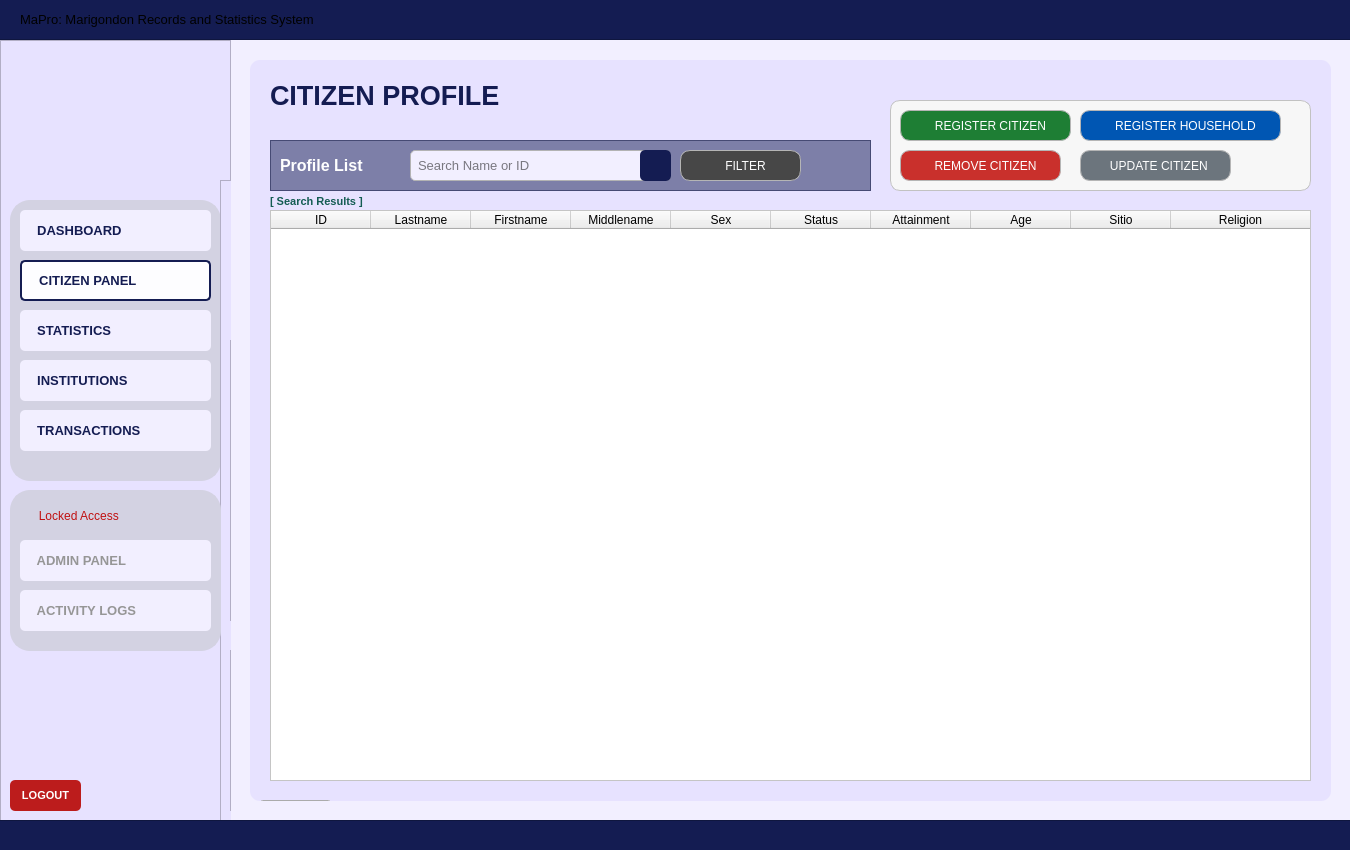
<?xml version="1.0" encoding="UTF-8"?>
<ui version="4.0">
 <class>User_dashboardWidget</class>
 <widget class="QWidget" name="User_dashboardWidget">
  <property name="geometry">
   <rect>
    <x>0</x>
    <y>0</y>
    <width>1350</width>
    <height>850</height>
   </rect>
  </property>
  <property name="sizePolicy">
   <sizepolicy hsizetype="Fixed" vsizetype="Fixed">
    <horstretch>0</horstretch>
    <verstretch>0</verstretch>
   </sizepolicy>
  </property>
  <property name="maximumSize">
   <size>
    <width>1350</width>
    <height>850</height>
   </size>
  </property>
  <property name="windowTitle">
   <string>Form</string>
  </property>
  <property name="styleSheet">
   <string notr="true">#User_dashboardWidget{
	background-color: #f2efff;
}</string>
  </property>
  <widget class="QFrame" name="baseNavFrame">
   <property name="geometry">
    <rect>
     <x>0</x>
     <y>40</y>
     <width>231</width>
     <height>781</height>
    </rect>
   </property>
   <property name="styleSheet">
    <string notr="true">#baseNavFrame {
	background-color: #e7e2ff;
}</string>
   </property>
   <property name="frameShape">
    <enum>QFrame::Shape::StyledPanel</enum>
   </property>
   <property name="frameShadow">
    <enum>QFrame::Shadow::Raised</enum>
   </property>
   <widget class="QFrame" name="baseNavFramesub1">
    <property name="geometry">
     <rect>
      <x>10</x>
      <y>160</y>
      <width>211</width>
      <height>281</height>
     </rect>
    </property>
    <property name="autoFillBackground">
     <bool>false</bool>
    </property>
    <property name="styleSheet">
     <string notr="true">#baseNavFramesub1{
	background-color: #d3d2e2;
	border-radius: 20px;
	border: 2px solid #d3d2e2;
	opacity: 0.1;
}</string>
    </property>
    <property name="frameShape">
     <enum>QFrame::Shape::StyledPanel</enum>
    </property>
    <property name="frameShadow">
     <enum>QFrame::Shadow::Raised</enum>
    </property>
    <widget class="QPushButton" name="nav_buttonDashboard">
     <property name="geometry">
      <rect>
       <x>10</x>
       <y>10</y>
       <width>191</width>
       <height>41</height>
      </rect>
     </property>
     <property name="font">
      <font>
       <family>Arial</family>
       <pointsize>10</pointsize>
       <bold>true</bold>
      </font>
     </property>
     <property name="cursor">
      <cursorShape>PointingHandCursor</cursorShape>
     </property>
     <property name="layoutDirection">
      <enum>Qt::LayoutDirection::LeftToRight</enum>
     </property>
     <property name="styleSheet">
      <string notr="true">#nav_buttonDashboard {
    background-color: #f2efff;
    color: #141c52;
    border-radius: 5px;
	text-align: left;
	padding: 10px;
}
#nav_buttonDashboard:hover {
    background-color: #fdfdff; /* Slightly lighter blue when hovered */
}
#nav_buttonDashboard:pressed {
    background-color: #e7e5f4; /* Darker blue when clicked */
}</string>
     </property>
     <property name="text">
      <string>  DASHBOARD</string>
     </property>
     <property name="icon">
      <iconset>
       <normaloff>../../Assets/Icons/icon_dashboard.svg</normaloff>../../Assets/Icons/icon_dashboard.svg</iconset>
     </property>
     <property name="iconSize">
      <size>
       <width>30</width>
       <height>30</height>
      </size>
     </property>
    </widget>
    <widget class="QPushButton" name="nav_buttonCitizenProfiles">
     <property name="geometry">
      <rect>
       <x>10</x>
       <y>60</y>
       <width>191</width>
       <height>41</height>
      </rect>
     </property>
     <property name="font">
      <font>
       <family>Arial</family>
       <pointsize>10</pointsize>
       <bold>true</bold>
      </font>
     </property>
     <property name="cursor">
      <cursorShape>PointingHandCursor</cursorShape>
     </property>
     <property name="styleSheet">
      <string notr="true">#nav_buttonCitizenProfiles {
    background-color: #fdfdff;
    color: #141c52;
    border-radius: 5px;
	border: 2px solid #141c52; 
	text-align: left;;
    padding: 10px; /* Optional: Adjusts spacing inside the button */
}
</string>
     </property>
     <property name="text">
      <string>  CITIZEN PANEL</string>
     </property>
     <property name="icon">
      <iconset>
       <normaloff>../../Assets/Icons/icon_citizenprofiles.svg</normaloff>../../Assets/Icons/icon_citizenprofiles.svg</iconset>
     </property>
     <property name="iconSize">
      <size>
       <width>30</width>
       <height>30</height>
      </size>
     </property>
    </widget>
    <widget class="QPushButton" name="nav_buttonStatistics">
     <property name="geometry">
      <rect>
       <x>10</x>
       <y>110</y>
       <width>191</width>
       <height>41</height>
      </rect>
     </property>
     <property name="font">
      <font>
       <family>Arial</family>
       <pointsize>10</pointsize>
       <bold>true</bold>
      </font>
     </property>
     <property name="cursor">
      <cursorShape>PointingHandCursor</cursorShape>
     </property>
     <property name="styleSheet">
      <string notr="true">#nav_buttonStatistics {
    background-color: #f2efff;
    color: #141c52;
    border-radius: 5px;
	text-align: left;
    padding: 10px; /* Optional: Adjusts spacing inside the button */
}
#nav_buttonStatistics:hover {
    background-color: #fdfdff; /* Slightly lighter blue when hovered */
}
#nav_buttonStatistics:pressed {
    background-color: #e7e5f4; /* Darker blue when clicked */
}</string>
     </property>
     <property name="text">
      <string>  STATISTICS</string>
     </property>
     <property name="icon">
      <iconset>
       <normaloff>../../Assets/Icons/icon_statistics.svg</normaloff>../../Assets/Icons/icon_statistics.svg</iconset>
     </property>
     <property name="iconSize">
      <size>
       <width>30</width>
       <height>30</height>
      </size>
     </property>
    </widget>
    <widget class="QPushButton" name="nav_buttonTransactions">
     <property name="geometry">
      <rect>
       <x>10</x>
       <y>210</y>
       <width>191</width>
       <height>41</height>
      </rect>
     </property>
     <property name="font">
      <font>
       <family>Arial</family>
       <pointsize>10</pointsize>
       <bold>true</bold>
      </font>
     </property>
     <property name="cursor">
      <cursorShape>PointingHandCursor</cursorShape>
     </property>
     <property name="styleSheet">
      <string notr="true">#nav_buttonTransactions {
    background-color: #f2efff;
    color: #141c52;
    border-radius: 5px;
	text-align: left;
    padding: 10px; /* Optional: Adjusts spacing inside the button */
}
#nav_buttonTransactions:hover {
    background-color: #fdfdff; /* Slightly lighter blue when hovered */
}
#nav_buttonTransactions:pressed {
    background-color: #e7e5f4; /* Darker blue when clicked */
}</string>
     </property>
     <property name="text">
      <string>  TRANSACTIONS</string>
     </property>
     <property name="icon">
      <iconset>
       <normaloff>../../Assets/Icons/icon_schedule.svg</normaloff>../../Assets/Icons/icon_schedule.svg</iconset>
     </property>
     <property name="iconSize">
      <size>
       <width>30</width>
       <height>30</height>
      </size>
     </property>
    </widget>
    <widget class="QPushButton" name="nav_buttonInstitutions">
     <property name="geometry">
      <rect>
       <x>10</x>
       <y>160</y>
       <width>191</width>
       <height>41</height>
      </rect>
     </property>
     <property name="font">
      <font>
       <family>Arial</family>
       <pointsize>10</pointsize>
       <bold>true</bold>
      </font>
     </property>
     <property name="cursor">
      <cursorShape>PointingHandCursor</cursorShape>
     </property>
     <property name="styleSheet">
      <string notr="true">#nav_buttonInstitutions {
    background-color: #f2efff;
    color: #141c52;
    border-radius: 5px;
	text-align: left;
    padding: 10px; /* Optional: Adjusts spacing inside the button */
}
#nav_buttonInstitutions:hover {
    background-color: #fdfdff; /* Slightly lighter blue when hovered */
}
#nav_buttonInstitutions:pressed {
    background-color: #e7e5f4; /* Darker blue when clicked */
}</string>
     </property>
     <property name="text">
      <string>  INSTITUTIONS</string>
     </property>
     <property name="icon">
      <iconset>
       <normaloff>../../Assets/Icons/icon_business.svg</normaloff>../../Assets/Icons/icon_business.svg</iconset>
     </property>
     <property name="iconSize">
      <size>
       <width>30</width>
       <height>30</height>
      </size>
     </property>
    </widget>
   </widget>
   <widget class="QLabel" name="nav_imageLogo">
    <property name="geometry">
     <rect>
      <x>70</x>
      <y>30</y>
      <width>91</width>
      <height>91</height>
     </rect>
    </property>
    <property name="font">
     <font>
      <family>Arial</family>
      <pointsize>18</pointsize>
      <bold>true</bold>
     </font>
    </property>
    <property name="styleSheet">
     <string notr="true">#nav_imageLogo{	
	background-color: transparent;
	color: #ffffff;
}
</string>
    </property>
    <property name="text">
     <string/>
    </property>
    <property name="pixmap">
     <pixmap>../../Assets/Images/logo_brgyClear.png</pixmap>
    </property>
    <property name="scaledContents">
     <bool>true</bool>
    </property>
   </widget>
   <widget class="QPushButton" name="logout_buttonLogout">
    <property name="geometry">
     <rect>
      <x>10</x>
      <y>740</y>
      <width>71</width>
      <height>31</height>
     </rect>
    </property>
    <property name="font">
     <font>
      <family>Arial</family>
      <pointsize>8</pointsize>
      <bold>true</bold>
     </font>
    </property>
    <property name="cursor">
     <cursorShape>PointingHandCursor</cursorShape>
    </property>
    <property name="styleSheet">
     <string notr="true">#logout_buttonLogout {
    background-color: #bc1c1c;
    color: white;
    border-radius: 5px;
    padding: 10px; /* Optional: Adjusts spacing inside the button */
}
#logout_buttonLogout:hover {
    background-color: #d82020; /* Slightly lighter blue when hovered */
}
#logout_buttonLogout:pressed {
    background-color: #8c1515; /* Darker blue when clicked */
}</string>
    </property>
    <property name="text">
     <string>LOGOUT</string>
    </property>
   </widget>
   <widget class="QFrame" name="baseNavFrame_2">
    <property name="geometry">
     <rect>
      <x>220</x>
      <y>140</y>
      <width>231</width>
      <height>781</height>
     </rect>
    </property>
    <property name="styleSheet">
     <string notr="true">background-color: #e7e2ff;</string>
    </property>
    <property name="frameShape">
     <enum>QFrame::Shape::StyledPanel</enum>
    </property>
    <property name="frameShadow">
     <enum>QFrame::Shadow::Raised</enum>
    </property>
    <widget class="QFrame" name="baseNavFramesub1_2">
     <property name="geometry">
      <rect>
       <x>10</x>
       <y>160</y>
       <width>211</width>
       <height>281</height>
      </rect>
     </property>
     <property name="autoFillBackground">
      <bool>false</bool>
     </property>
     <property name="styleSheet">
      <string notr="true">#baseNavFramesub1{
	background-color: #d3d2e2;
	border-radius: 20px;
	border: 2px solid #d3d2e2;
	opacity: 0.1;
}</string>
     </property>
     <property name="frameShape">
      <enum>QFrame::Shape::StyledPanel</enum>
     </property>
     <property name="frameShadow">
      <enum>QFrame::Shadow::Raised</enum>
     </property>
    </widget>
    <widget class="QFrame" name="baseNavFramesub2_2">
     <property name="geometry">
      <rect>
       <x>10</x>
       <y>470</y>
       <width>211</width>
       <height>161</height>
      </rect>
     </property>
     <property name="autoFillBackground">
      <bool>false</bool>
     </property>
     <property name="styleSheet">
      <string notr="true">#baseNavFramesub2{
	background-color: #d3d2e2;
	border-radius: 20px;
	border: 2px solid #d3d2e2;
	opacity: 0.1;
}</string>
     </property>
     <property name="frameShape">
      <enum>QFrame::Shape::StyledPanel</enum>
     </property>
     <property name="frameShadow">
      <enum>QFrame::Shadow::Raised</enum>
     </property>
    </widget>
    <widget class="QLabel" name="login_imageLogo_2">
     <property name="geometry">
      <rect>
       <x>70</x>
       <y>30</y>
       <width>91</width>
       <height>91</height>
      </rect>
     </property>
     <property name="font">
      <font>
       <family>Arial</family>
       <pointsize>18</pointsize>
       <bold>true</bold>
      </font>
     </property>
     <property name="styleSheet">
      <string notr="true">#login_imageLogo{	
	background-color: transparent;
	color: #ffffff;
}
</string>
     </property>
     <property name="text">
      <string/>
     </property>
     <property name="pixmap">
      <pixmap>../Assets/logo_brgyClear.png</pixmap>
     </property>
     <property name="scaledContents">
      <bool>true</bool>
     </property>
    </widget>
    <widget class="QPushButton" name="logout_buttonLogout_2">
     <property name="geometry">
      <rect>
       <x>10</x>
       <y>740</y>
       <width>71</width>
       <height>31</height>
      </rect>
     </property>
     <property name="font">
      <font>
       <family>Arial</family>
       <pointsize>8</pointsize>
       <bold>true</bold>
      </font>
     </property>
     <property name="cursor">
      <cursorShape>PointingHandCursor</cursorShape>
     </property>
     <property name="styleSheet">
      <string notr="true">#logout_buttonLogout {
    background-color: #bc1c1c;
    color: white;
    border-radius: 5px;
    padding: 10px; /* Optional: Adjusts spacing inside the button */
}
#logout_buttonLogout:hover {
    background-color: #d82020; /* Slightly lighter blue when hovered */
}
#logout_buttonLogout:pressed {
    background-color: #8c1515; /* Darker blue when clicked */
}</string>
     </property>
     <property name="text">
      <string>LOGOUT</string>
     </property>
    </widget>
   </widget>
   <widget class="QFrame" name="baseNavFramesub2">
    <property name="geometry">
     <rect>
      <x>10</x>
      <y>450</y>
      <width>211</width>
      <height>161</height>
     </rect>
    </property>
    <property name="autoFillBackground">
     <bool>false</bool>
    </property>
    <property name="styleSheet">
     <string notr="true">#baseNavFramesub2{
	background-color: #d3d2e2;
	border-radius: 20px;
	border: 2px solid #d3d2e2;
	opacity: 0.1;
}</string>
    </property>
    <property name="frameShape">
     <enum>QFrame::Shape::StyledPanel</enum>
    </property>
    <property name="frameShadow">
     <enum>QFrame::Shadow::Raised</enum>
    </property>
    <widget class="QPushButton" name="nav_buttonAdminPanel">
     <property name="geometry">
      <rect>
       <x>10</x>
       <y>50</y>
       <width>191</width>
       <height>41</height>
      </rect>
     </property>
     <property name="font">
      <font>
       <family>Arial</family>
       <pointsize>10</pointsize>
       <bold>true</bold>
      </font>
     </property>
     <property name="cursor">
      <cursorShape>ForbiddenCursor</cursorShape>
     </property>
     <property name="styleSheet">
      <string notr="true">#nav_buttonAdminPanel {
    background-color: #f2efff;
    color: #969696;
    border-radius: 5px;
	text-align: left;
    padding: 10px; /* Optional: Adjusts spacing inside the button */
}
/*#nav_buttonAdminOverview:hover {
    background-color: #fdfdff;
}
#nav_buttonAdminOverview:pressed {
    background-color: #e7e5f4; 
}*/</string>
     </property>
     <property name="text">
      <string>  ADMIN PANEL</string>
     </property>
     <property name="icon">
      <iconset>
       <normaloff>../../Assets/Icons/icon_adminoverview_off.svg</normaloff>../../Assets/Icons/icon_adminoverview_off.svg</iconset>
     </property>
     <property name="iconSize">
      <size>
       <width>30</width>
       <height>30</height>
      </size>
     </property>
    </widget>
    <widget class="QPushButton" name="nav_isLocked">
     <property name="geometry">
      <rect>
       <x>10</x>
       <y>10</y>
       <width>111</width>
       <height>31</height>
      </rect>
     </property>
     <property name="styleSheet">
      <string notr="true">#nav_isLocked{
	background-color: #d3d2e2;
	border-radius: 20px;
	border: 2px solid #d3d2e2;
	opacity: 0.1;
	color: #c01111;
}</string>
     </property>
     <property name="text">
      <string>  Locked Access</string>
     </property>
     <property name="icon">
      <iconset>
       <normaloff>../../Assets/Icons/icon_isLocked.svg</normaloff>../../Assets/Icons/icon_isLocked.svg</iconset>
     </property>
     <property name="iconSize">
      <size>
       <width>20</width>
       <height>20</height>
      </size>
     </property>
    </widget>
    <widget class="QPushButton" name="nav_buttonActivityLogs">
     <property name="geometry">
      <rect>
       <x>10</x>
       <y>100</y>
       <width>191</width>
       <height>41</height>
      </rect>
     </property>
     <property name="font">
      <font>
       <family>Arial</family>
       <pointsize>10</pointsize>
       <bold>true</bold>
      </font>
     </property>
     <property name="cursor">
      <cursorShape>ForbiddenCursor</cursorShape>
     </property>
     <property name="styleSheet">
      <string notr="true">#nav_buttonActivityLogs {
    background-color: #f2efff;
    color: #969696;
    border-radius: 5px;
	text-align: left;
    padding: 10px; /* Optional: Adjusts spacing inside the button */
}
/*#nav_buttonAdminOverview:hover {
    background-color: #fdfdff;
}
#nav_buttonAdminOverview:pressed {
    background-color: #e7e5f4; 
}*/</string>
     </property>
     <property name="text">
      <string>  ACTIVITY LOGS</string>
     </property>
     <property name="icon">
      <iconset>
       <normaloff>../../Assets/Icons/icon_activitylogs_off.svg</normaloff>../../Assets/Icons/icon_activitylogs_off.svg</iconset>
     </property>
     <property name="iconSize">
      <size>
       <width>30</width>
       <height>30</height>
      </size>
     </property>
    </widget>
   </widget>
  </widget>
  <widget class="QFrame" name="border_blueLines1">
   <property name="geometry">
    <rect>
     <x>-10</x>
     <y>-1</y>
     <width>1371</width>
     <height>41</height>
    </rect>
   </property>
   <property name="styleSheet">
    <string notr="true">#border_blueLines1{
	background-color: #141c52;
}
</string>
   </property>
   <property name="frameShape">
    <enum>QFrame::Shape::StyledPanel</enum>
   </property>
   <property name="frameShadow">
    <enum>QFrame::Shadow::Raised</enum>
   </property>
   <widget class="QLabel" name="title_bodyDashboardSystemTitle">
    <property name="geometry">
     <rect>
      <x>30</x>
      <y>0</y>
      <width>1311</width>
      <height>41</height>
     </rect>
    </property>
    <property name="font">
     <font>
      <family>Arial</family>
      <pointsize>10</pointsize>
      <bold>false</bold>
     </font>
    </property>
    <property name="styleSheet">
     <string notr="true">#title_bodyDashboardSystemTitle {
	background-color: transparent;
	color: #white;
}
</string>
    </property>
    <property name="text">
     <string>MaPro: Marigondon Records and Statistics System</string>
    </property>
    <property name="alignment">
     <set>Qt::AlignmentFlag::AlignLeading|Qt::AlignmentFlag::AlignLeft|Qt::AlignmentFlag::AlignVCenter</set>
    </property>
   </widget>
  </widget>
  <widget class="QFrame" name="border_blueLines2">
   <property name="geometry">
    <rect>
     <x>-10</x>
     <y>820</y>
     <width>1381</width>
     <height>31</height>
    </rect>
   </property>
   <property name="styleSheet">
    <string notr="true">#border_blueLines2{
	background-color: #141c52;
}
</string>
   </property>
   <property name="frameShape">
    <enum>QFrame::Shape::StyledPanel</enum>
   </property>
   <property name="frameShadow">
    <enum>QFrame::Shadow::Raised</enum>
   </property>
  </widget>
  <widget class="QFrame" name="baseBodyFrame">
   <property name="geometry">
    <rect>
     <x>250</x>
     <y>60</y>
     <width>1081</width>
     <height>741</height>
    </rect>
   </property>
   <property name="styleSheet">
    <string notr="true">#baseBodyFrame {
	background-color: #e7e2ff;
	border: none;
	border-radius: 10px;
}</string>
   </property>
   <property name="frameShape">
    <enum>QFrame::Shape::StyledPanel</enum>
   </property>
   <property name="frameShadow">
    <enum>QFrame::Shadow::Raised</enum>
   </property>
   <widget class="QPushButton" name="logout_buttonLogout_3">
    <property name="geometry">
     <rect>
      <x>10</x>
      <y>740</y>
      <width>71</width>
      <height>31</height>
     </rect>
    </property>
    <property name="font">
     <font>
      <family>Arial</family>
      <pointsize>8</pointsize>
      <bold>true</bold>
     </font>
    </property>
    <property name="cursor">
     <cursorShape>PointingHandCursor</cursorShape>
    </property>
    <property name="styleSheet">
     <string notr="true">#logout_buttonLogout {
    background-color: #bc1c1c;
    color: white;
    border-radius: 5px;
    padding: 10px; /* Optional: Adjusts spacing inside the button */
}
#logout_buttonLogout:hover {
    background-color: #d82020; /* Slightly lighter blue when hovered */
}
#logout_buttonLogout:pressed {
    background-color: #8c1515; /* Darker blue when clicked */
}</string>
    </property>
    <property name="text">
     <string>LOGOUT</string>
    </property>
   </widget>
   <widget class="QLabel" name="title_bodyCitizenProfile">
    <property name="geometry">
     <rect>
      <x>20</x>
      <y>20</y>
      <width>381</width>
      <height>31</height>
     </rect>
    </property>
    <property name="font">
     <font>
      <family>Arial</family>
      <pointsize>20</pointsize>
      <bold>true</bold>
     </font>
    </property>
    <property name="styleSheet">
     <string notr="true">#title_bodyCitizenProfile {
	background-color: transparent;
	color: #141c52;
}
</string>
    </property>
    <property name="text">
     <string>CITIZEN PROFILE</string>
    </property>
   </widget>
   <widget class="QFrame" name="table_titleFrameDashboard">
    <property name="geometry">
     <rect>
      <x>20</x>
      <y>80</y>
      <width>601</width>
      <height>51</height>
     </rect>
    </property>
    <property name="styleSheet">
     <string notr="true">#table_titleFrameDashboard{
	background-color: rgba(20, 28, 82, 128)
}
</string>
    </property>
    <property name="frameShape">
     <enum>QFrame::Shape::StyledPanel</enum>
    </property>
    <property name="frameShadow">
     <enum>QFrame::Shadow::Raised</enum>
    </property>
    <widget class="QLabel" name="label_tableTitleDashboard">
     <property name="geometry">
      <rect>
       <x>10</x>
       <y>0</y>
       <width>91</width>
       <height>51</height>
      </rect>
     </property>
     <property name="font">
      <font>
       <family>Arial</family>
       <pointsize>12</pointsize>
       <bold>true</bold>
      </font>
     </property>
     <property name="styleSheet">
      <string notr="true">#label_tableTitleDashboard {
	background-color: transparent;
	color: #FFFFFF;
}
</string>
     </property>
     <property name="text">
      <string>Profile List</string>
     </property>
    </widget>
    <widget class="QLineEdit" name="profileList_fieldSearch">
     <property name="geometry">
      <rect>
       <x>140</x>
       <y>10</y>
       <width>261</width>
       <height>31</height>
      </rect>
     </property>
     <property name="font">
      <font>
       <family>Arial</family>
       <pointsize>10</pointsize>
      </font>
     </property>
     <property name="styleSheet">
      <string notr="true">#profileList_fieldSearch{
    border: 1px solid #b3b3b3;  /* Black border */
    border-radius: 5px;        /* Rounded corners */
    padding: 5px;               /* Inner spacing */
    background-color: #f2efff;  /* Gray background */
    color: #000000; 
}
</string>
     </property>
     <property name="text">
      <string/>
     </property>
     <property name="placeholderText">
      <string>Search Name or ID</string>
     </property>
    </widget>
    <widget class="QPushButton" name="profileList_buttonSearch">
     <property name="geometry">
      <rect>
       <x>370</x>
       <y>10</y>
       <width>31</width>
       <height>31</height>
      </rect>
     </property>
     <property name="font">
      <font>
       <family>Arial</family>
       <pointsize>9</pointsize>
      </font>
     </property>
     <property name="cursor">
      <cursorShape>PointingHandCursor</cursorShape>
     </property>
     <property name="focusPolicy">
      <enum>Qt::FocusPolicy::NoFocus</enum>
     </property>
     <property name="styleSheet">
      <string notr="true">#profileList_buttonSearch {
    background-color:  #141c52;
    color: white;
    border-radius: 5px;
    padding: 10px; /* Optional: Adjusts spacing inside the button */
}
#profileList_buttonSearch:hover {
    background-color: #1a237e; /* Slightly lighter blue when hovered */
}
#profileList_buttonSearch:pressed {
    background-color: #0f1442; /* Darker blue when clicked */
}</string>
     </property>
     <property name="text">
      <string/>
     </property>
     <property name="icon">
      <iconset>
       <normaloff>../../Assets/FuncIcons/icon_search_w.svg</normaloff>../../Assets/FuncIcons/icon_search_w.svg</iconset>
     </property>
     <property name="iconSize">
      <size>
       <width>20</width>
       <height>20</height>
      </size>
     </property>
    </widget>
    <widget class="QPushButton" name="profileList_buttonFilter">
     <property name="geometry">
      <rect>
       <x>410</x>
       <y>10</y>
       <width>121</width>
       <height>31</height>
      </rect>
     </property>
     <property name="font">
      <font>
       <family>Arial</family>
       <pointsize>9</pointsize>
      </font>
     </property>
     <property name="cursor">
      <cursorShape>PointingHandCursor</cursorShape>
     </property>
     <property name="focusPolicy">
      <enum>Qt::FocusPolicy::NoFocus</enum>
     </property>
     <property name="styleSheet">
      <string notr="true">#profileList_buttonFilter {
    background-color:  #474747;
    color: white;
    border: 1px solid #b5b5b5;
    border-radius: 10px;
    padding: 10px; 
}

#profileList_buttonFilter:hover {
    background-color: #636363;
    color: white; 
}

#profileList_buttonFilter:pressed {
    background-color: #bfbfbf;
    color: white; 
}
</string>
     </property>
     <property name="text">
      <string>   FILTER</string>
     </property>
     <property name="icon">
      <iconset>
       <normaloff>../../Assets/FuncIcons/icon_filter.svg</normaloff>../../Assets/FuncIcons/icon_filter.svg</iconset>
     </property>
     <property name="iconSize">
      <size>
       <width>18</width>
       <height>18</height>
      </size>
     </property>
    </widget>
   </widget>
   <widget class="QTableWidget" name="tableView_profileList">
    <property name="geometry">
     <rect>
      <x>20</x>
      <y>150</y>
      <width>1041</width>
      <height>571</height>
     </rect>
    </property>
    <property name="styleSheet">
     <string notr="true">#tableView_profileList {
	background-color: white;
	color: #black;
}
</string>
    </property>
    <attribute name="horizontalHeaderVisible">
     <bool>true</bool>
    </attribute>
    <attribute name="horizontalHeaderCascadingSectionResizes">
     <bool>false</bool>
    </attribute>
    <attribute name="horizontalHeaderShowSortIndicator" stdset="0">
     <bool>false</bool>
    </attribute>
    <attribute name="horizontalHeaderStretchLastSection">
     <bool>true</bool>
    </attribute>
    <attribute name="verticalHeaderCascadingSectionResizes">
     <bool>false</bool>
    </attribute>
    <column>
     <property name="text">
      <string>ID</string>
     </property>
     <property name="font">
      <font>
       <family>Arial</family>
      </font>
     </property>
     <property name="background">
      <color>
       <red>59</red>
       <green>57</green>
       <blue>100</blue>
      </color>
     </property>
    </column>
    <column>
     <property name="text">
      <string>Lastname</string>
     </property>
     <property name="font">
      <font>
       <family>Arial</family>
      </font>
     </property>
     <property name="background">
      <color>
       <red>59</red>
       <green>57</green>
       <blue>100</blue>
      </color>
     </property>
    </column>
    <column>
     <property name="text">
      <string>Firstname</string>
     </property>
     <property name="font">
      <font>
       <family>Arial</family>
      </font>
     </property>
     <property name="background">
      <color>
       <red>59</red>
       <green>57</green>
       <blue>100</blue>
      </color>
     </property>
    </column>
    <column>
     <property name="text">
      <string>Middlename</string>
     </property>
     <property name="font">
      <font>
       <family>Arial</family>
      </font>
     </property>
     <property name="background">
      <color>
       <red>59</red>
       <green>57</green>
       <blue>100</blue>
      </color>
     </property>
    </column>
    <column>
     <property name="text">
      <string>Sex</string>
     </property>
     <property name="font">
      <font>
       <family>Arial</family>
      </font>
     </property>
     <property name="background">
      <color>
       <red>59</red>
       <green>57</green>
       <blue>100</blue>
      </color>
     </property>
    </column>
    <column>
     <property name="text">
      <string>Status</string>
     </property>
     <property name="font">
      <font>
       <family>Arial</family>
      </font>
     </property>
     <property name="background">
      <color>
       <red>59</red>
       <green>57</green>
       <blue>100</blue>
      </color>
     </property>
    </column>
    <column>
     <property name="text">
      <string>Attainment</string>
     </property>
     <property name="font">
      <font>
       <family>Arial</family>
      </font>
     </property>
     <property name="background">
      <color>
       <red>59</red>
       <green>57</green>
       <blue>100</blue>
      </color>
     </property>
    </column>
    <column>
     <property name="text">
      <string>Age</string>
     </property>
     <property name="font">
      <font>
       <family>Arial</family>
      </font>
     </property>
     <property name="background">
      <color>
       <red>59</red>
       <green>57</green>
       <blue>100</blue>
      </color>
     </property>
    </column>
    <column>
     <property name="text">
      <string>Sitio</string>
     </property>
     <property name="font">
      <font>
       <family>Arial</family>
      </font>
     </property>
     <property name="background">
      <color>
       <red>59</red>
       <green>57</green>
       <blue>100</blue>
      </color>
     </property>
    </column>
    <column>
     <property name="text">
      <string>Religion</string>
     </property>
     <property name="font">
      <font>
       <family>Arial</family>
      </font>
     </property>
     <property name="background">
      <color>
       <red>59</red>
       <green>57</green>
       <blue>100</blue>
      </color>
     </property>
    </column>
   </widget>
   <widget class="QLabel" name="message_ProfileList">
    <property name="geometry">
     <rect>
      <x>20</x>
      <y>131</y>
      <width>381</width>
      <height>20</height>
     </rect>
    </property>
    <property name="font">
     <font>
      <family>Arial</family>
      <pointsize>8</pointsize>
      <bold>true</bold>
     </font>
    </property>
    <property name="styleSheet">
     <string notr="true">#message_ProfileList{
	color: #145c52;
}</string>
    </property>
    <property name="text">
     <string>[ Search Results ]</string>
    </property>
   </widget>
   <widget class="QFrame" name="basePopUpBodyFrame_3">
    <property name="geometry">
     <rect>
      <x>640</x>
      <y>40</y>
      <width>421</width>
      <height>91</height>
     </rect>
    </property>
    <property name="styleSheet">
     <string notr="true">#basePopUpBodyFrame_3 {
	background-color: rgb(247, 247, 247);
	border: 1px solid rgb(194, 194, 194);
	border-radius: 10px;
}</string>
    </property>
    <property name="frameShape">
     <enum>QFrame::Shape::StyledPanel</enum>
    </property>
    <property name="frameShadow">
     <enum>QFrame::Shadow::Raised</enum>
    </property>
    <widget class="QPushButton" name="profileList_buttonDelete">
     <property name="geometry">
      <rect>
       <x>10</x>
       <y>50</y>
       <width>161</width>
       <height>31</height>
      </rect>
     </property>
     <property name="font">
      <font>
       <family>Arial</family>
       <pointsize>9</pointsize>
      </font>
     </property>
     <property name="cursor">
      <cursorShape>PointingHandCursor</cursorShape>
     </property>
     <property name="focusPolicy">
      <enum>Qt::FocusPolicy::NoFocus</enum>
     </property>
     <property name="styleSheet">
      <string notr="true">#profileList_buttonDelete {
    background-color: #c9302c; /* Default red */
    color: white;
    border: 1px solid #b5b5b5; /* Light gray border */
    border-radius: 10px;
    padding: 10px; 
}

#profileList_buttonDelete:hover {
    background-color: #d9534f; /* Brighter red when hovered */
    color: white; 
}

#profileList_buttonDelete:pressed {
    background-color: #a52a2a; /* Darker red when pressed */
    color: white; 
}</string>
     </property>
     <property name="text">
      <string>   REMOVE CITIZEN</string>
     </property>
     <property name="icon">
      <iconset>
       <normaloff>../../Assets/FuncIcons/icon_del.svg</normaloff>../../Assets/FuncIcons/icon_del.svg</iconset>
     </property>
     <property name="iconSize">
      <size>
       <width>20</width>
       <height>20</height>
      </size>
     </property>
    </widget>
    <widget class="QPushButton" name="profileList_buttonRegister">
     <property name="geometry">
      <rect>
       <x>10</x>
       <y>10</y>
       <width>171</width>
       <height>31</height>
      </rect>
     </property>
     <property name="font">
      <font>
       <family>Arial</family>
       <pointsize>9</pointsize>
      </font>
     </property>
     <property name="cursor">
      <cursorShape>PointingHandCursor</cursorShape>
     </property>
     <property name="focusPolicy">
      <enum>Qt::FocusPolicy::NoFocus</enum>
     </property>
     <property name="styleSheet">
      <string notr="true">#profileList_buttonRegister {
    background-color:  #1e7e34; /* Default green */
    color: white;
    border: 1px solid #b5b5b5;
    border-radius: 10px;
    padding: 10px; 
}

#profileList_buttonRegister:hover {
    background-color: #28a745; /* Brighter green when hovered */
    color: white; 
}

#profileList_buttonRegister:pressed {
    background-color:  #34c759; /* Darker green when pressed */
    color: white; 
}
</string>
     </property>
     <property name="text">
      <string>   REGISTER CITIZEN</string>
     </property>
     <property name="icon">
      <iconset>
       <normaloff>../../Assets/FuncIcons/icon_add.svg</normaloff>../../Assets/FuncIcons/icon_add.svg</iconset>
     </property>
     <property name="iconSize">
      <size>
       <width>20</width>
       <height>20</height>
      </size>
     </property>
    </widget>
    <widget class="QPushButton" name="profileList_buttonRegisterHousehold">
     <property name="geometry">
      <rect>
       <x>190</x>
       <y>10</y>
       <width>201</width>
       <height>31</height>
      </rect>
     </property>
     <property name="font">
      <font>
       <family>Arial</family>
       <pointsize>9</pointsize>
      </font>
     </property>
     <property name="cursor">
      <cursorShape>PointingHandCursor</cursorShape>
     </property>
     <property name="focusPolicy">
      <enum>Qt::FocusPolicy::NoFocus</enum>
     </property>
     <property name="styleSheet">
      <string notr="true">#profileList_buttonRegisterHousehold {
    background-color: #0056b3; /* Default blue */
    color: white;
    border: 1px solid #b5b5b5;
    border-radius: 10px;
    padding: 10px; 
}

#profileList_buttonRegisterHousehold:hover {
    background-color: #007bff; /* Brighter blue when hovered */
    color: white; 
}

#profileList_buttonRegisterHousehold:pressed {
    background-color: #004085; /* Darker blue when pressed */
    color: white; 
}
</string>
     </property>
     <property name="text">
      <string>   REGISTER HOUSEHOLD</string>
     </property>
     <property name="icon">
      <iconset>
       <normaloff>../../Assets/FuncIcons/icon_add.svg</normaloff>../../Assets/FuncIcons/icon_add.svg</iconset>
     </property>
     <property name="iconSize">
      <size>
       <width>20</width>
       <height>20</height>
      </size>
     </property>
    </widget>
    <widget class="QPushButton" name="profileList_buttonUpdate">
     <property name="geometry">
      <rect>
       <x>190</x>
       <y>50</y>
       <width>151</width>
       <height>31</height>
      </rect>
     </property>
     <property name="font">
      <font>
       <family>Arial</family>
       <pointsize>9</pointsize>
      </font>
     </property>
     <property name="cursor">
      <cursorShape>PointingHandCursor</cursorShape>
     </property>
     <property name="focusPolicy">
      <enum>Qt::FocusPolicy::NoFocus</enum>
     </property>
     <property name="styleSheet">
      <string notr="true">#profileList_buttonUpdate {
    background-color: #6c757d; /* Default gray */
    color: white;
    border: 1px solid #b5b5b5; /* Light gray border */
    border-radius: 10px;
    padding: 10px; 
}

#profileList_buttonUpdate:hover {
    background-color: #838b94; /* Brighter gray when hovered */
    color: white; 
}

#profileList_buttonUpdate:pressed {
    background-color: #5a6268; /* Darker gray when pressed */
    color: white; 
}
</string>
     </property>
     <property name="text">
      <string>  UPDATE CITIZEN</string>
     </property>
     <property name="icon">
      <iconset>
       <normaloff>../../Assets/Icons/icon_update.svg</normaloff>../../Assets/Icons/icon_update.svg</iconset>
     </property>
     <property name="iconSize">
      <size>
       <width>17</width>
       <height>17</height>
      </size>
     </property>
    </widget>
   </widget>
   <zorder>basePopUpBodyFrame_3</zorder>
   <zorder>logout_buttonLogout_3</zorder>
   <zorder>title_bodyCitizenProfile</zorder>
   <zorder>table_titleFrameDashboard</zorder>
   <zorder>tableView_profileList</zorder>
   <zorder>message_ProfileList</zorder>
  </widget>
 </widget>
 <resources/>
 <connections/>
</ui>
